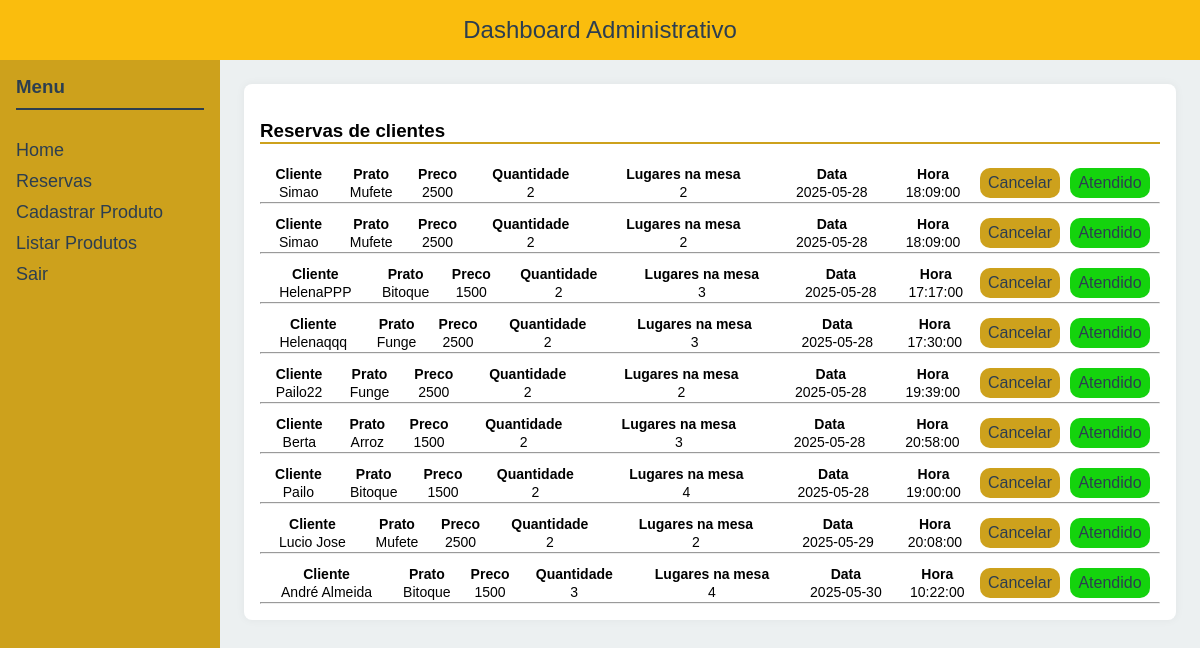
Page /dashboard/reservas/index.php on the committed database.
### tables this page shows
CREATE TABLE `reserva` (
  `id` int(11) NOT NULL,
  `nomeitem` varchar(60) NOT NULL,
  `preco` int(11) NOT NULL,
  `cliente` varchar(60) NOT NULL,
  `quantidade` int(11) NOT NULL,
  `mesa` int(11) NOT NULL,
  `descricao` varchar(110) DEFAULT NULL,
  `dat` date NOT NULL,
  `hora` time NOT NULL
);

### dashboard/reservas/index.php (the view, shortened to what this page needs)
<!DOCTYPE html>
<html lang="en">
<head>
    <link rel="stylesheet" href="reservas.css">
</head>
<body>
  <header>
        Dashboard Administrativo
    </header>
    <div class="container">
        <nav>
            <h3>Menu</h3>
            <a href="../index.php">Home</a>
            <a href="#">Reservas</a>
            <a href="../cadastrar.php">Cadastrar Produto</a>
            <a href="#">Listar Produtos</a>
            <a href="../logout.php">Sair</a>
        </nav>
        <main>
            <div class="card">
                <h3>Reservas de clientes</h3>
                <?php
$conn = new mysqli("localhost", "root", "", "republica");
$result = $conn->query("SELECT * FROM reserva");
while ($row = $result->fetch_assoc()) {
    echo "<div>";
                        echo"
                    <table>
                    <tr>
                        <th>Cliente</th>
                        <th>Prato</th>
                        <th>Preco</th>
                        <th>Quantidade</th>
                        <th>Lugares na mesa</th>
                        <th>Data</th>
                        <th>Hora</th>
                    </tr>
                    <tr>
                        <td>{$row['cliente']}</td>
                        <td>{$row['nomeitem']}</td>
                        <td>{$row['preco']}</td>
                        <td>{$row['quantidade']}</td>
                        <td>{$row['mesa']}</td>
                        <td>{$row['dat']}</td>
                        <td>{$row['hora']}</td>
                        <td></td>
                    </tr>
                    </table>
                    ";
    echo "<a href='eliminar.php?id={$row['id']}' class='bntedi'>Cancelar</a> ";
    echo "<a href='eliminar.php?id={$row['id']}' class='bntelim'>Atendido</a>";
    echo "</div><hr>";
}
?>
            </div>
        </main>
    </div>
</body>
</html>

### dashboard/reservas/reservas.css (style rules this page uses)
* { margin: 0; padding: 0; box-sizing: border-box; text-decoration: none; }
body { font-family: Arial, sans-serif; display: flex; flex-direction: column; height: 100vh; }
header { background-color: #fabd0d; color: #2c3e50; padding: 1rem; text-align: center; font-size: 1.5rem; }
.container { display: flex; flex: 1; }
nav { width: 220px; background-color: #cda11c; color: #2c3e50; padding: 1rem; }
nav h3 { margin-bottom: 30px; border-bottom: 2px solid #2c3e50; padding-bottom: 10px; }
nav a { color: #2c3e50; text-decoration: none; display: block; font-size: 18px; margin: 10px 0; }
main { flex: 1; padding: 1.5rem; background-color: #ecf0f1; display: grid; grid-template-columns: repeat(auto-fit, minmax(300px, 1fr)); gap: 20px; display: flex; flex-direction: column; }
.card { background: white; padding: 1rem; border-radius: 8px; box-shadow: 0 0 10px rgba(0,0,0,0.05); }
.card h3 { margin: 20px 0px; border-bottom: 2px solid #cda11c; }
.card table { width: 100%; }
.card tr th,td { margin: 10px 15px; font-size: 14px; text-align: center; }
.card div { display: flex; align-items: center; margin-top: 10px; }
.card div a { width: 100px; height: 30px; border-radius: 10px; display: flex; justify-content: center; align-items: center; margin-right: 10px; color: #2c3e50; }
.bntedi { background-color: #cda11c; }
.bntelim { background-color: rgb(20, 211, 13); }

### rows in the picture
reserva: cliente "Simao", nomeitem "Mufete", preco "2500", quantidade "2", mesa "2", dat "2025-05-28", hora "18:09:00"
reserva: cliente "Simao", nomeitem "Mufete", preco "2500", quantidade "2", mesa "2", dat "2025-05-28", hora "18:09:00"
reserva: cliente "HelenaPPP", nomeitem "Bitoque", preco "1500", quantidade "2", mesa "3", dat "2025-05-28", hora "17:17:00"
reserva: cliente "Helenaqqq", nomeitem "Funge", preco "2500", quantidade "2", mesa "3", dat "2025-05-28", hora "17:30:00"
reserva: cliente "Pailo22", nomeitem "Funge", preco "2500", quantidade "2", mesa "2", dat "2025-05-28", hora "19:39:00"
reserva: cliente "Berta", nomeitem "Arroz", preco "1500", quantidade "2", mesa "3", dat "2025-05-28", hora "20:58:00"
reserva: cliente "Pailo", nomeitem "Bitoque", preco "1500", quantidade "2", mesa "4", dat "2025-05-28", hora "19:00:00"
reserva: cliente "Lucio Jose", nomeitem "Mufete", preco "2500", quantidade "2", mesa "2", dat "2025-05-29", hora "20:08:00"
reserva: cliente "André Almeida", nomeitem "Bitoque", preco "1500", quantidade "3", mesa "4", dat "2025-05-30", hora "10:22:00"
